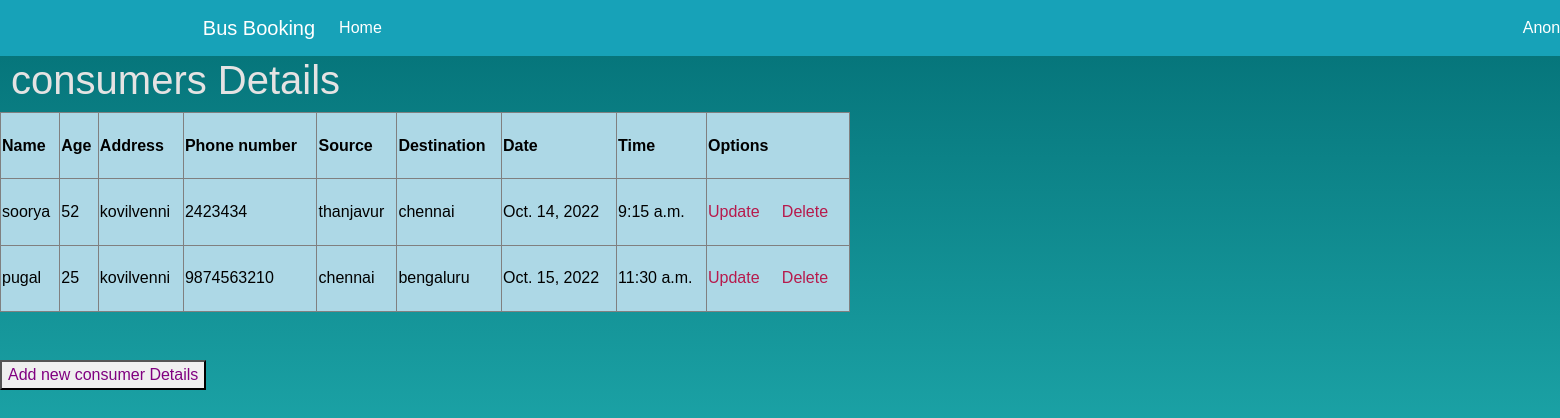
/consumerdisplay/, run on an earlier commit of the app's database.
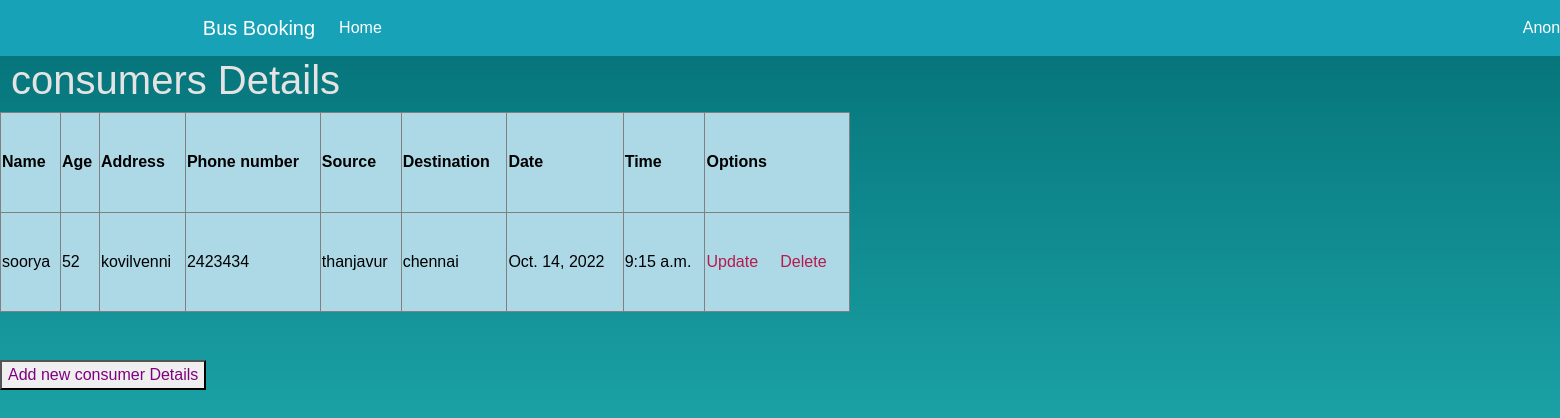
And on a later commit of the database.
### busbookapp/models.py (models this page shows)
class Customer(models.Model):
    name=models.CharField(max_length=20)
    age=models.IntegerField()
    address=models.TextField()
    phone=models.PositiveBigIntegerField(unique=True)
    start=models.CharField(max_length=30)
    end=models.CharField(max_length=20)
    date = models.DateField()
    time = models.TimeField()

### busbookapp/views.py (the view)
# urls.py: path('consumerdisplay/', views.consumerdisplay_view, name='consumerdisplay'),
def consumerdisplay_view(request):
    info=Customer.objects.all()
    return render(request,"busbookapp/consumerdisplay.html",{"info":info})

### busbookapp/templates/busbookapp/consumerdisplay.html (shortened to what this page needs)
<html>
{% extends 'busbookapp/base1.html' %}
{% block content %}
{% load static %}
   <link rel="stylesheet" href="{% static 'fonts/icomoon/style.css' %}">
    <link rel="stylesheet" href="{% static 'css/owl.carousel.min.css' %}">
    <link rel="stylesheet" href="{% static 'css/style.css' %}">
<h1>  &nbsp;consumers Details</h1>
<table border="1" width="850" height="200" bgcolor="lightblue">
<tr bgcolor="">
<th style="color:black" >Name</th>
<th style="color:black">Age</th>
<th style="color:black">Address</th>
<th style="color:black">Phone number</th>
<th style="color:black">Source</th>
<th style="color:black">Destination</th>
<th style="color:black">Date</th>
<th style="color:black">Time</th>
<th style="color:black">Options</th>
    </tr>
<tr bg>
     {% if info %}
     {% for st in info %}
     <td style="color:black">{{st.name}}</td>
     <td style="color:black">{{st.age}}</td>
     <td style="color:black">{{st.address}}</td>
     <td style="color:black">{{st.phone}}</td>
     <td style="color:black">{{st.start}}</td>
     <td style="color:black">{{st.end}}</td>
     <td style="color:black">{{st.date}}</td>
     <td style="color:black">{{st.time}}</td>
    <td style="color:black"><a href="/updateconsumer/{{st.id}}">Update</a> &nbsp; &nbsp; <a href="/deleteconsumer/{{st.id}}"> Delete</a></td>
    </tr>
{% endfor %}
{% endif %}
</table>
<br>
<br>
<p>
<a href="/addconsumer" ><button type= "button"><font color = "purple">Add new consumer Details </button></a></p>
{% endblock%}

What changed in the data, as far as the page shows it:
removed Customer: name "pugal", age "25", address "kovilvenni", phone "9874563210", start "chennai", end "bengaluru", date "Oct. 15, 2022", time "11:30 a.m."
